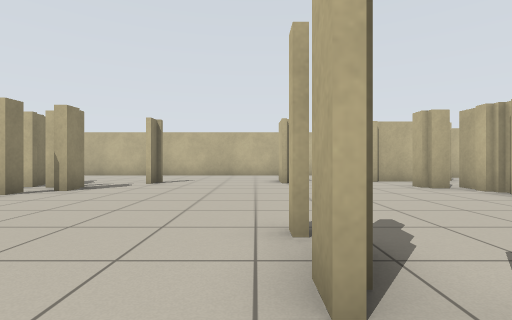
[1] (above)

24 first-person views from a walk through a world built for the Player/Stage simulator. The camera is 0.72 m above the floor, looks level and sees 85° across. The lines on the ground mark 1 m squares. The floor is counted in squares, 1 m on a side. Each view is taken from the middle of a square. On the plan, view 1 faces up. The plan holds only what a view shows up to about 10 squares ahead; the rest is blank. The place goes on beyond the plan. Robots are left out.

[2]
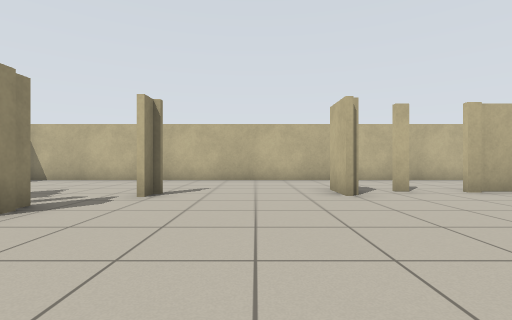

[3]
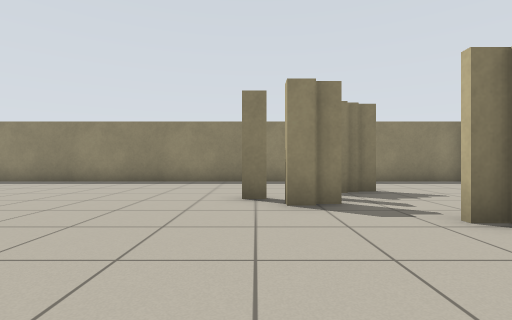

[4]
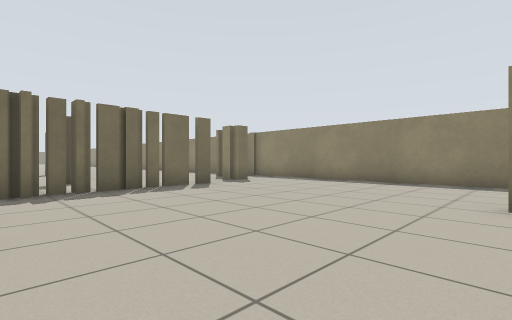

[5]
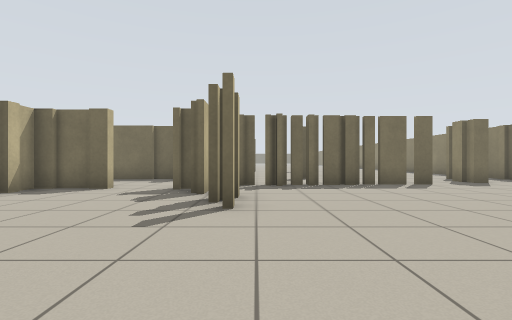

[6]
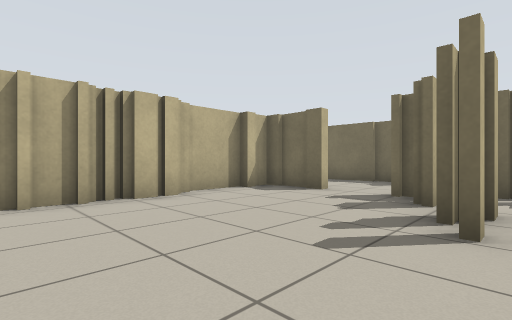

[7]
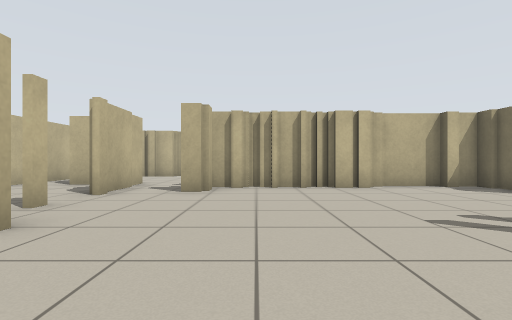

[8]
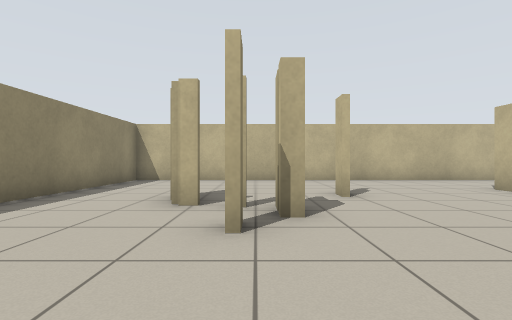

[9]
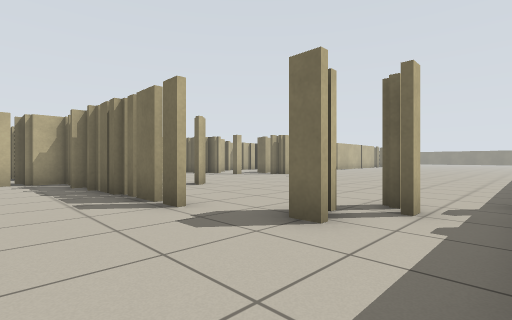

[10]
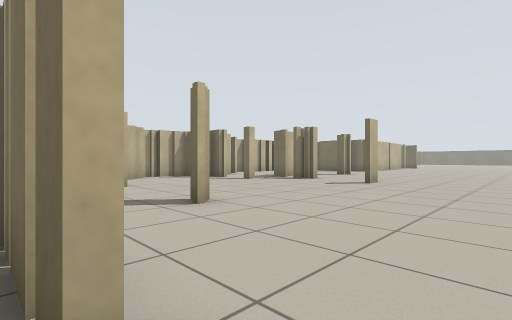

[11]
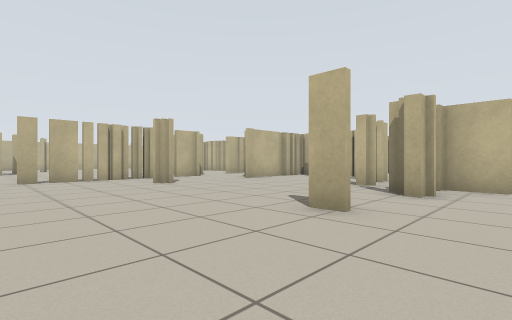

[12]
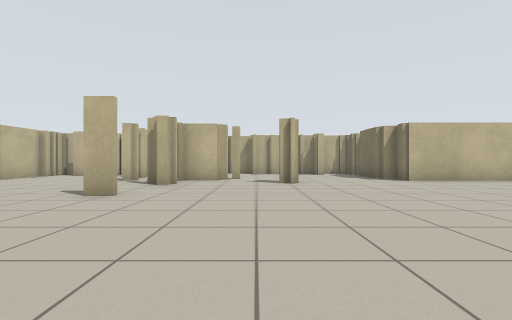

[13]
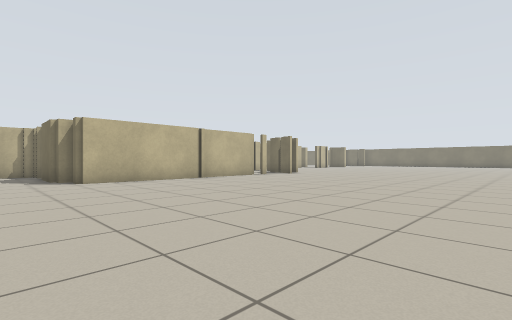

[14]
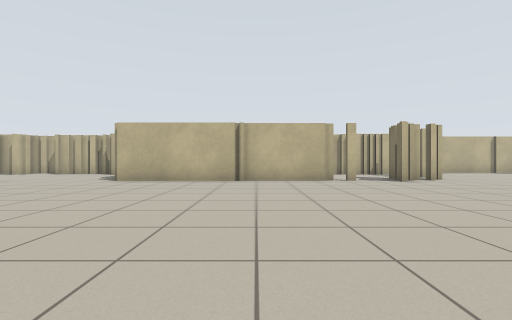

[15]
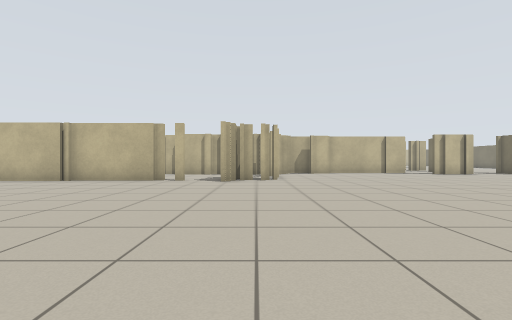

[16]
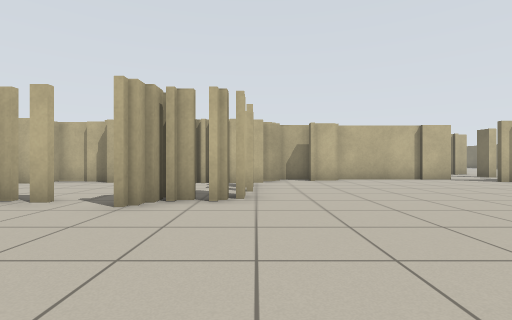

[17]
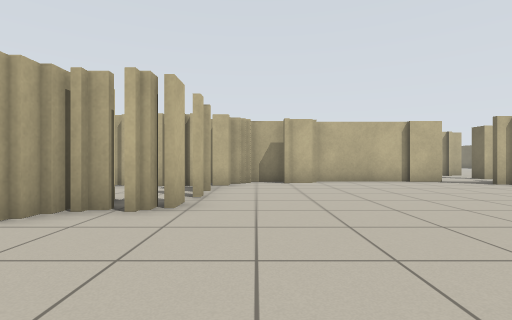

[18]
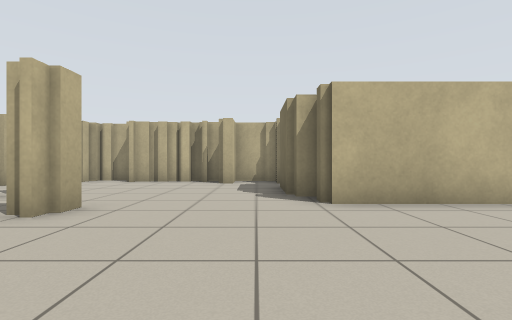

[19]
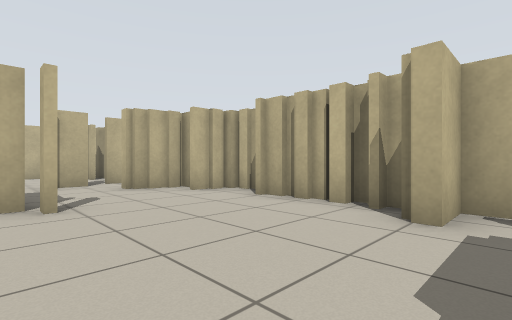

[20]
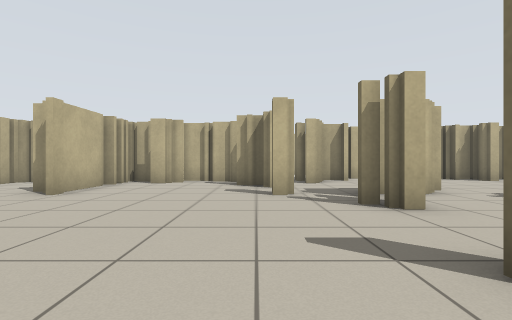

[21]
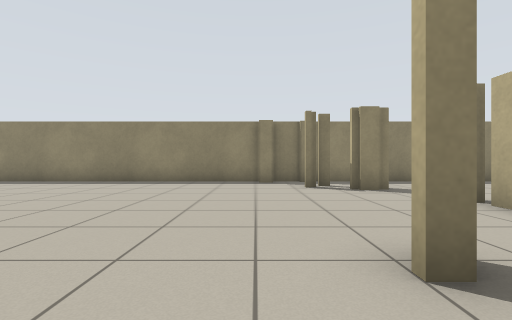

[22]
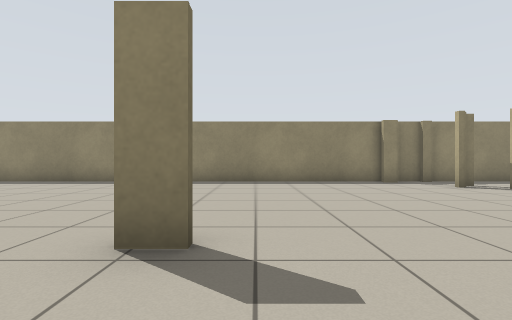

[23]
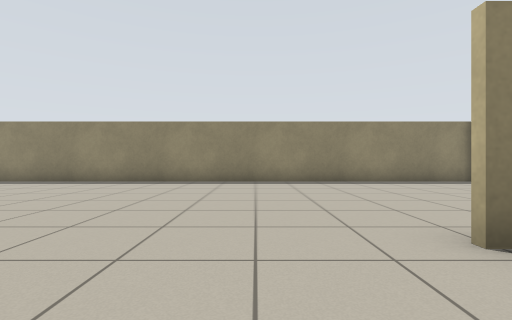

[24]
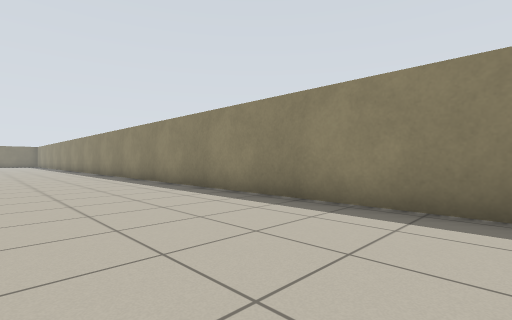

### Floor plan
Key: @ floor where view 1 was taken; # wall or solid block; x gap in a wall; . floor.
Columns run from 10 left of view 1 to 8 right of it. Each row starts with its distance up from view 1.
 13 ###################
 12 #................
 11 #...............#
 10 #...............#..
  9 #......#...#..###..
  8 #...#............
  7 #....#.........##
  6 #....#..........#
  5 #..............##
  4 #..............#
  3 #.........#....##
  2 #..........#....#
  1 #..........#....#
  0 #.........@##.###
 -1 #....#####x#...#
 -2 #..#............
 -3 #x..........#.
 -4 #.......#...#####
 -5 ##.............##
 -6 #...............#
 -7 #...............#
 -8 #.............###
 -9 #...............
-10 #.......#..##..##
-11 #...........#...##
-12 #...........#....#
-13 #................#
-14 #..........#.....#
-15 #................#
-16 #...............##
-17 #................#
-18 #...........######
-19 #...........#
-20 #...........#
-21 #...........#
-22 #...........#
-23 #...........#  .##
-24 #...........# ...#
-25 #...........#...##
-26   ..........#...#
-27    .............#
-28    .........##..#
-29   ..........#...#
-30    .........#xxx##
-31     .............#
-32      ............#
-33       ...........##
-34        ...........#
-35         ..........#
-36           .......##

Positions as (right, up) in squares from view 1, and headings:
1: (0, 0), facing up
2: (-1, 3), facing up
3: (0, 6), facing left
4: (0, 6), facing down-left
5: (0, 7), facing down
6: (0, 6), facing down-right
7: (-2, 6), facing right
8: (-5, 3), facing up
9: (-9, 1), facing down-right
10: (-6, -1), facing down-right
11: (-6, -12), facing up-right
12: (-8, -13), facing right
13: (-8, -16), facing down-right
14: (-8, -23), facing right
15: (-8, -29), facing right
16: (-3, -30), facing right
17: (-2, -31), facing right
18: (-3, -17), facing right
19: (2, -17), facing up-right
20: (-4, -8), facing right
21: (0, -5), facing left
22: (0, -9), facing left
23: (0, -12), facing left
24: (-5, -15), facing down-left
